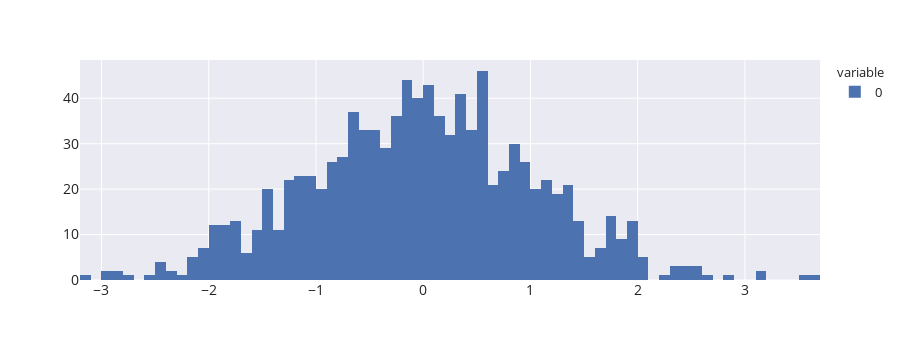

The notebook cell saved with this chart:
### Code cell
fig = px.histogram(vals, nbins=100)
set_plotly_layout(fig)
fig.show()

### Figure 1 — Plotly figure (JSON) as saved in the notebook; plotly's stock layout.template omitted (floating-point values rounded to 4 significant figures; data arrays with more than 128 entries replaced by an {"elided": "..."} marker saying what was removed)
{"data": [{"alignmentgroup": "True", "bingroup": "x", "hovertemplate": "variable=0<br>value=%{x}<br>count=%{y}<extra></extra>", "legendgroup": "0", "marker": {"color": "rgb(76,114,176)"}, "name": "0", "nbinsx": 100, "offsetgroup": "0", "orientation": "v", "showlegend": true, "type": "histogram", "x": {"elided": "1000 float values"}, "xaxis": "x", "yaxis": "y"}], "layout": {"barmode": "relative", "height": 360, "hovermode": "x", "legend": {"font": {"size": 13}, "title": {"font": {"size": 13}, "text": "variable"}, "tracegroupgap": 0}, "margin": {"t": 60}, "showlegend": true, "title": {}, "width": 900, "xaxis": {"anchor": "y", "autorange": true, "domain": [0, 1], "range": [-3.2, 3.7], "tickfont": {"size": 14}, "title": {"font": {"size": 18}}, "type": "linear"}, "yaxis": {"anchor": "x", "autorange": true, "domain": [0, 1], "range": [0, 48.42], "tickfont": {"size": 14}, "title": {"font": {"size": 18}}}}}
